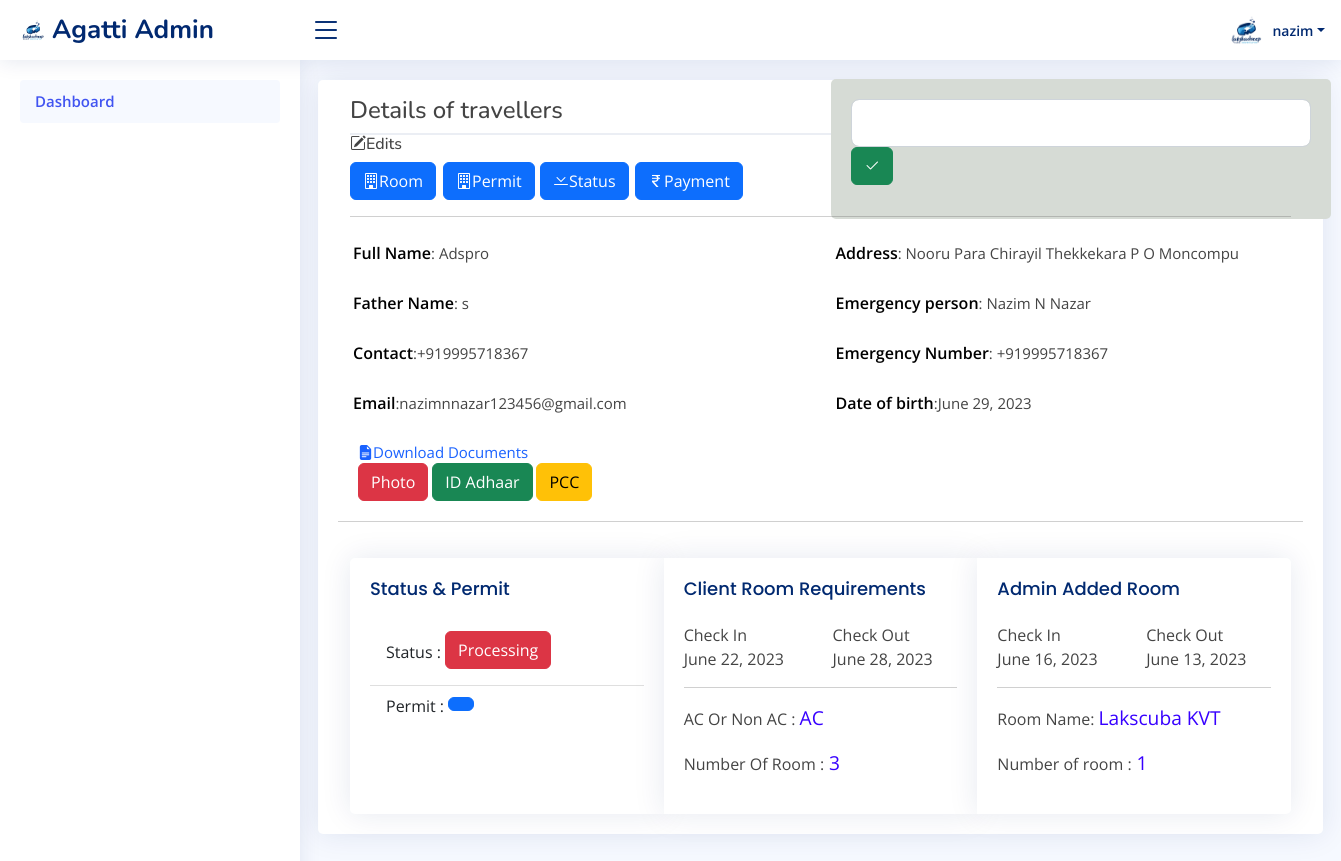
Screenshot of /island/leader_details/3/ (signed in) with the database file from the repository.
### applicantform/models.py (models this page shows, shortened)
class Team(models.Model):
    ROOM_CHOICES = (
        ('1', '1'),
        ('2', '2'),
        ('3', '3'),
        ('4', '4'),
        ('5', '5'),
    )
    AC_CHOICES = (
        ('AC', 'AC'),
        ('Non-AC', 'Non-AC'),
    )
    FOOD_CHOICES = (
        ('Veg', 'Veg'),
        ('Non-veg', 'Non-veg'),
    )
    PACKAGE=(
        ('Bubble Maker', 'Bubble Maker '),
        ('Seal Team', 'Seal Team'),
        ('Open Water Diver', 'Open Water Diver'),
        ('Adventure Diver','Adventure Diver'),
        ('Advanced Open Water Diver','Advanced Open Water Diver'),
        ('EFR Primary & Secondary Care','EFR Primary & Secondary Care'),
        ('Rescue Diver','Rescue Diver'),
        ('Divemaster','Divemaster'),
        ('Deep Diver','Deep Diver'),
        ('Digital Underwater Photography','Digital Underwater Photography'),
        ('Enriched Air Diver','Enriched Air Diver'),
        ('Night Diver','Night Diver'),
        ('Adaptive Support Diver','Adaptive Support Diver'),
        ('Adaptive Techniques','Adaptive Techniques'),
        ('DSMB Diver','DSMB Diver'),
        ('Emergency Oxygen Provider','Emergency Oxygen Provider'),
        ('Underwater Navigator','Underwater Navigator'),
        ('Wreck Diver','Wreck Diver'),
        ('Peak Performance Buoyancy','Peak Performance Buoyancy'),
        ('Fun Dive Package','Fun Dive Package'),
        ('Fun Dive + Course Package','Fun Dive + Course Package'),
        ('Open Water Dive Course Package','Open Water Dive Course Package'),
        ('Advanced Open Water Diver Course Package','Advanced Open Water Diver Course Package'),
        ('Open & Advanced Open Water Diver Course','Open & Advanced Open Water Diver Course'),
        ('Open Water To Divemaster','Open Water To Divemaster'),
        ('Explore Lakshadweep','Explore Lakshadweep'),
    )
    STATUS = (
        ('Processing','Processing'),
        ('open','open'),
        ('Confirm','Confirm'),
        ('Closed','Closed'),
        ('Completed','Completed'),
    )
    PERMIT =(
        ('Applied','Applied'),
        ('Need to apply','Need to apply'),
        ('Document waiting','Document waiting'),
        ('Permit ready','Permit ready'),
        ('Expired','Expired'),
        ('Without permit','Without permit'),
    )
    ADMIN_ROOM_CHOICES =(
        ('1', '1'),
        ('2', '2'),
        ('3', '3'),
        ('4', '4'),
        ('5', '5'),
    )
    ISLAND = (
        ('Kavaratti','Kavaratti'),
        ('Agatti','Agatti'),
        ('Kadmat','Kadmat'),
        ('Minicoy','Minicoy'),
        ('Kalpeni','Kalpeni'),
    )
    island = models.CharField(max_length=240,choices=ISLAND)
    leader_name = models.CharField(max_length=250)
    leader_father_name = models.CharField(max_length=255)
    leader_date_of_birth = models.DateField()
    leader_email = models.EmailField()
    leader_address = models.CharField(max_length=455)
    leader_contact_number = models.CharField(max_length=255)
    leader_emergency_contact_person = models.CharField(max_length=255)
    leader_emergency_contact_number = models.CharField(max_length=25)
    leader_photo = models.FileField(upload_to='photos/',max_length=250,null=True,default=None)
    leader_id_adhaar = models.FileField(upload_to='id_adhaar/',max_length=250,null=True,default=None)
    leader_id_PCC = models.FileField(upload_to='id_pcc/',max_length=250,null=True,default=None)
    checkin = models.DateField(blank=True,null=True)
    checkout = models.DateField(blank=True,null=True)
    number_of_rooms = models.CharField(max_length=10, choices=ROOM_CHOICES)
    ac_or_nonac = models.CharField(max_length=10, choices=AC_CHOICES)
    veg_or_nonveg = models.CharField(max_length=10, choices=FOOD_CHOICES)
    package = models.CharField(max_length=240,choices=PACKAGE)
    status = models.CharField(max_length=100,choices=STATUS, default='Processing')
    permit = models.CharField(max_length=100,choices=PERMIT)
    admin_checkin = models.DateField(blank=True,null=True)
    admin_checkout = models.DateField(blank=True,null=True)
    room_name = models.ForeignKey(HotelManage, on_delete=models.CASCADE,null=True)
    admin_number_of_rooms = models.CharField(max_length=10, choices=ADMIN_ROOM_CHOICES)
    packagerate = models.DecimalField(max_digits=1000000, decimal_places=2,null=True,default=None)
    advanced = models.DecimalField(max_digits=1000000, decimal_places=2,null=True,default=None)
    balance = models.DecimalField(max_digits=1000000, decimal_places=2,null=True,default=None)
    todo = models.CharField(max_length=500)

class HotelManage(models.Model):
    hotelname = models.CharField(max_length=100)
    def __str__(self):
        return '{}'.format(self.hotelname)

### island/views.py (the view)
# urls.py: path('leader_details/<int:team_id>/',views.leader_details,name='leader_details'),
@login_required(login_url='loginagatti')
def leader_details(request,team_id):
    team = get_object_or_404(Team, id=team_id)
    team_members = TeamMember.objects.filter(team=team)
    context = {
        'team': team,
        'team_members': team_members,
    }
    return render(request,'applicantprofileisland.html',context)

### templates/applicantprofileisland.html (shortened to what this page needs)
{% load static %}
<!DOCTYPE html>
<html lang="en">
<head>
  <link href="{% static 'assets/vendor/bootstrap/css/bootstrap.min.css' %}" rel="stylesheet">
  <link href="{% static 'assets/vendor/bootstrap-icons/bootstrap-icons.css' %}" rel="stylesheet">
  <link href="{% static 'assets/css/style.css' %}" rel="stylesheet">
  <link rel="stylesheet" href="https://unicons.iconscout.com/release/v4.0.0/css/line.css" />
</head>
<body>
<header id="header" class="header fixed-top d-flex align-items-center">
    <div class="d-flex align-items-center justify-content-between">
        <a href="{% url 'agatti' %}" class="logo d-flex align-items-center">
            <img src="{% static 'img/navlogo.jpg' %}" alt="">
            <span class="d-none d-lg-block">Agatti Admin</span>
        </a>
        <i class="bi bi-list toggle-sidebar-btn"></i>
    </div>
    <nav class="header-nav ms-auto">
        <ul class="d-flex align-items-center">
            <li class="nav-item dropdown pe-3">
                <a class="nav-link nav-profile d-flex align-items-center pe-0" href="error.html" data-bs-toggle="dropdown">
                    <img src="{% static 'img/navlogo.jpg' %}" alt="Profile" class="rounded-circle">
                    <span class="d-none d-md-block dropdown-toggle ps-2">{{user}}</span>
                </a>
            </li>
        </ul>
    </nav>
</header>
<aside id="sidebar" class="sidebar">
    <ul class="sidebar-nav" id="sidebar-nav">
        <li class="nav-item">
            <a class="nav-link " href="{% url 'agatti' %}">
                <span>Dashboard</span>
            </a>
        </li>
    </ul>
</aside>
<main id="main" class="main">
    <section class="section profile">
        <div class="row">
            <div class="card">
                <div class="card-body pt-3">
                <ul class="nav nav-tabs nav-tabs-bordered">
                    <h4 class="heading">Details of travellers</h4>
                </ul>
                <h6 class="bg-h3"><i class="bi bi-pencil-square"></i>Edits</h6>
                <div class="permit_btn">
                    <a class="btn btn-primary" href="#" role="button" onclick="toggleBox(2)"><i class="bi bi-building"></i>Room</a>
                </div>
                <div class="room_btn">
                    <a class="btn btn-primary" href="#" role="button" onclick="toggleBox(1)"><i class="bi bi-building"></i>Permit</a>
                </div>
                <div class="status_btn">
                    <a class="btn btn-primary" href="#" role="button" onclick="toggleBox(3)"><i class="bi bi-chevron-bar-down"></i>Status</a>
                </div>
                <div class="payment_btn">
                    <a class="btn btn-primary" href="#" role="button" onclick="toggleBox(4)"><i class="bi bi-currency-rupee"></i>Payment</a>
                </div>
                <div class="command-box">
                    <div class="detailBox">
                        <form method="POST" action="{% url 'todo_agatti' todo_id=team.id %}">
                            <div class="input-group input-group-lg">
                                <input type="text" id="todo" name="todo" value="{{ team.todo }}" class="form-control" aria-label="Large" aria-describedby="inputGroup-sizing-sm">
                            </div>
                            <button class="btn btn-success" type="submit"><i class="bi bi-check2"></i></button>
                        </form>
                    </div>
                </div>
                <hr class="line-mb2">
                    <div class="tab-content pt-2">
                        <div class="tab-pane fade show active profile-overview" id="profile-overview">
                            <div class="row">
                                <div class="bio-row">
                                    <p><label class="my-label">Full Name </label>: {{team.leader_name}}</p>
                                </div>
                                <div class="bio-row">
                                    <p><label class="my-label">Address</label>: {{team.leader_address}}</p>
                                </div>
                                <div class="bio-row">
                                    <p><label class="my-label">Father Name </label>: {{team.leader_father_name}}</p>
                                </div>
                                <div class="bio-row">
                                    <p><label class="my-label">Emergency person</label>: {{team.leader_emergency_contact_person}}</p>
                                </div>
                                <div class="bio-row">
                                    <p><label class="my-label">Contact </label>:{{team.leader_contact_number}}</p>
                                </div>
                                <div class="bio-row">
                                    <p><label class="my-label">Emergency Number </label>: {{team.leader_emergency_contact_number}}</p>
                                </div>
                                <div class="bio-row">
                                    <p><label class="my-label">Email </label>:{{team.leader_email}}</p>
                                </div>
                                <div class="bio-row">
                                    <p><label class="my-label">Date of birth </label>:{{team.leader_date_of_birth}}</p>
                                </div>
                                <div class="card-body">
                                    <label class="documents"><i class="bi bi-file-earmark-text-fill"></i>Download Documents</label><br>
                                    <a href="{% url 'download_agatti' team_id=team.id field_name='leader_photo' %}" class="btn btn-danger">Photo</a>
                                    <a href="{% url 'download_agatti' team_id=team.id field_name='leader_id_adhaar' %}" class="btn btn-success">ID Adhaar</a>
                                    <a href="{% url 'download_agatti' team_id=team.id field_name='leader_id_PCC' %}" class="btn btn-warning">PCC</a>
                                </div>
                                <hr>
                            </div>
                        </div>
                        <div class="card-group">
                            <div class="card">
                                <div class="card-body">
                                    <h5 class="card-title">Status & Permit</h5>
                                    <ul class="list-group list-group-flush">
                                        <li class="list-group-item">Status  : <h6 class="btn btn-danger">{{team.status}}</h6> </li>
                                        <li class="list-group-item">Permit  : <h6 class="btn btn-primary">{{team.permit}}</h6> </li></li>
                                    </ul>
                                </div>
                            </div>
                            <div class="card">
                                <div class="card-body">
                                    <h5 class="card-title">Client Room Requirements</h5>
                                    <div class="row">
                                        <div class="col">
                                            <label class="" for="">Check In</label>
                                        </div>
                                        <div class="col">
                                            <label class="col" for="">Check Out</label>
                                        </div>
                                        <div class="col">{{team.checkin}}</div>
                                        <div class="col">{{team.checkout}}</div>
                                    </div>
                                    <hr>
                                    <p class="card-text">AC Or Non AC : <span style="color:rgb(55, 0, 255);font-size: larger;"> {{team.ac_or_nonac}} </span></p>
                                    <p class="card-text">Number Of Room :<span style="color:rgb(55, 0, 255);font-size: larger;"> {{team.number_of_rooms}}</span></p>
                                </div>
                            </div>
                            <div class="card">
                                <div class="card-body">
                                    <h5 class="card-title">Admin Added Room</h5>
                                    <div class="row">
                                        <div class="col">
                                            <label class="" for="">Check In</label>
                                        </div>
                                        <div class="col">
                                            <label class="col" for="">Check Out</label>
                                        </div>
                                        <div class="col">{{team.admin_checkin}}</div>
                                        <div class="col">{{team.admin_checkout}}</div>
                                    </div>
                                    <hr>
                                    <p class="font-weight-bold">Room Name: <span style="color:rgb(55, 0, 255);font-size: larger;"> {{team.room_name}}</span></p>
                                    <p class="font-weight-bold">Number of room :<span style="color: rgb(55, 0, 255);font-size: larger;"> {{team.admin_number_of_rooms}}</span></p>
                                </div>
                            </div>
                        </div>
                    </div>
            </div>
        </div>
    </section>
</main>
<body>
<body>
</body>
</html>

### rows the page displays
Team: leader_name "Adspro", leader_address "Nooru Para Chirayil Thekkekara P O Moncompu", leader_father_name "s", leader_emergency_contact_person "Nazim N Nazar", leader_contact_number "+919995718367", leader_emergency_contact_number "+919995718367", leader_email "nazimnnazar123456@gmail.com", leader_date_of_birth "June 29, 2023", status "Processing", checkin "June 22, 2023", checkout "June 28, 2023", ac_or_nonac "AC", number_of_rooms "3", admin_checkin "June 16, 2023", admin_checkout "June 13, 2023", room_name "Lakscuba KVT", admin_number_of_rooms "1"

### other values shown
{{ user }} "nazim"
